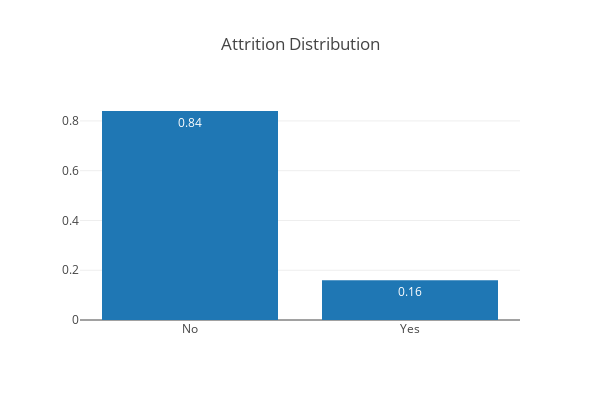

The cell this chart's notebook holds for it:
### Markdown cell above
##### plotly In percentages

### Code cell
temp = hr_data.Attrition.value_counts()
trace = go.Bar(x=temp.index,
               y= np.round(temp.astype(float)/temp.values.sum(),2),
               text = np.round(temp.astype(float)/temp.values.sum(),2),
               textposition = 'auto',
               name = 'Attrition')
data = [trace]
layout = go.Layout(
    autosize=False,
    width=600,
    height=400,title = "Attrition Distribution"
)

fig = go.Figure(data=data, layout=layout)
iplot(fig)
del temp

### Figure 1 — Plotly figure (JSON) as saved in the notebook; plotly's stock layout.template omitted (floating-point values rounded to 4 significant figures)
{"data": [{"name": "Attrition", "text": [0.84, 0.16], "textposition": "auto", "type": "bar", "uid": "cc9661db-845f-475e-9c98-a373690eb015", "x": ["No", "Yes"], "y": [0.84, 0.16]}], "layout": {"autosize": false, "height": 400, "title": "Attrition Distribution", "width": 600}}
